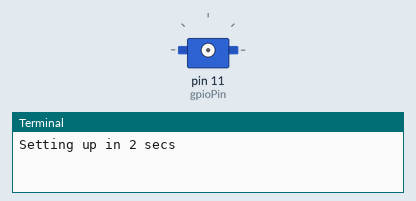
The program below on a simulated Raspberry Pi (header pin numbers). On the bench: servo, the last lines printed to the terminal. Servo angles are drawn from the pulse width (0.5 ms = 0°, 2.5 ms = 180°). At 8.0 s the program stops and its outputs stay as they are.

Above: at 0.1 s.
At 4.1 s:
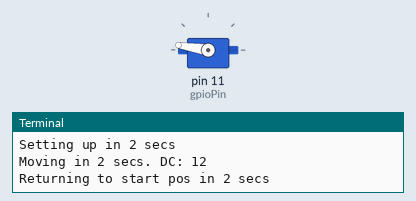
Timing chart, 0 to 7.5 s (numbered marks = the images above):
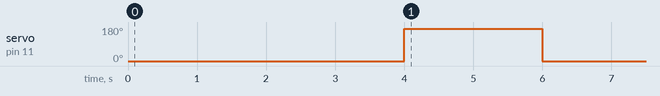

The program:

servoTest_2.py
```python
import RPi.GPIO as GPIO
from time import sleep

GPIO.setmode(GPIO.BOARD)

gpioPin = 11
dc = 12
# dc for 0 deg is 2
# dc for 90 deg is 7
# dc for 180 deg is 12

GPIO.setup(gpioPin, GPIO.OUT)
servo1 = GPIO.PWM(gpioPin, 50)

print('Setting up in 2 secs')
sleep(2)
servo1.start(2.5)
print('Moving in 2 secs. DC:', dc)
sleep(2)
servo1.ChangeDutyCycle(dc)
print('Returning to start pos in 2 secs')
sleep(2)
#servo1.ChangeDutyCycle(0)
#sleep(0.5)
servo1.ChangeDutyCycle(2.5)

sleep(2)
servo1.stop()
GPIO.cleanup()
```

Measured:
- by itself, servo on pin 11 (gpioPin): 0° → 171° at 4.0 s, → 0° 2.0 s later
